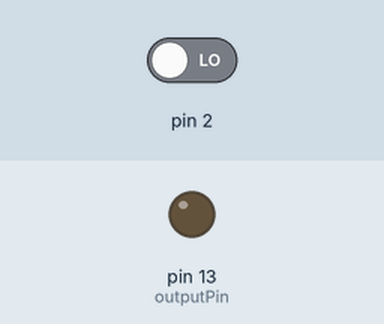
Simulated run of this sketch. Board: Arduino Uno, built with avr-gcc and run on an emulated ATmega328P. Shown: output pins drawn as LEDs (lit = HIGH). Inputs (shaded band) come from the test bench; at power-on: pin 2 LOW.

Above: at 1.2 s.
1.3 s: pin 2 driven HIGH
Timing chart, 0 to 4.3 s (numbered marks = the images above; inputs shaded):
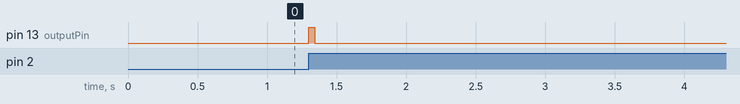

The sketch:

gruExtendTriggerLength.ino
```cpp
/*
  Function to extend the trigger length of digital pulse from magnet so that
  we can read it from our NI board
 */

volatile int state = LOW;
int outputPin = 13;
// length of output trigger in milliseconds
int gOutTriggerLen = 45;
// time of last trigger
unsigned long gTriggerMillis = 0;
// triggered
int gTrigger = false;

void setup() {
  // initialize digital pin 13 as an output.
  pinMode(outputPin, OUTPUT);
  // attach the interrupt to detect digital pulses
  // to interrupt 0 which is line 2 on the Uno
  attachInterrupt(0, triggerIn, RISING);
  // set the initial output to low
  digitalWrite(outputPin,LOW);
}

// the loop function runs over and over again forever
void loop() {
  // check if we are past the time needed
  // to trun the output trigger off. Note that
  // the cast to unsigned long should make this handle
  // rollover of the millis function correctly
  if ((gTrigger) && ((unsigned long)(millis()-gTriggerMillis)>=gOutTriggerLen)) {
    // turn off output pin
    digitalWrite(outputPin, LOW);
    // and set that we are no longer triggered
    gTrigger = false;
  }
}

void triggerIn()
{
  if (~gTrigger) {
    // set the time that we received the trigger
    gTriggerMillis = millis();
    // set output pin high
    digitalWrite(outputPin, HIGH);
    // set that we have turned it on
    gTrigger = true;
  }
}
```

Measured:
- after the input at 1.3 s, pin 13 (outputPin): LOW → HIGH at once, → LOW 0.04 s later
